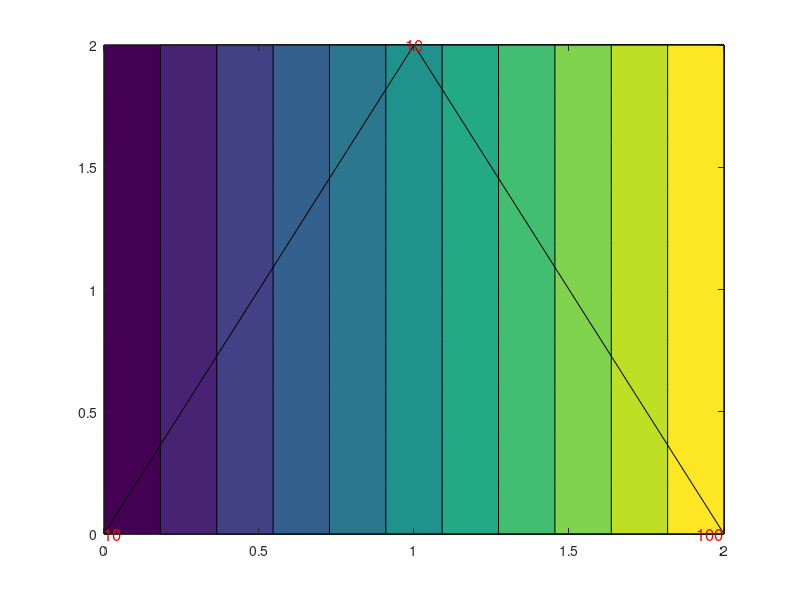

The MATLAB script that drew this image:
clc;
clear;
close all;

T = [10; 10; 100];
P = [0,0; 
     2,0; 
     1,2;
     0,0];

count = 0;
O     = zeros(121,2); 
T_O   = zeros(121,1);
for i = 0:0.2:2
    for j = 0:0.2:2
        count = count + 1;
        O(count, 1) = i;
        O(count, 2) = j;
    end
end

% O = [0.2,1.2];
lambda_1 = zeros(121,1);
lambda_2 = zeros(121,1);
lambda_3 = zeros(121,1);

det_T    = ( (P(1,2) - P(2,2)) * (P(3,1) - P(2,1)) + (P(2,1) - P(1,1)) * (P(3,2) - P(2,2)) );
for i = 1:121
    lambda_1(i) = ( (P(1,2) - P(2,2)) * (O(i,1) - P(2,1)) + (P(2,1) - P(3,1)) * (O(i,2) - P(2,2)) ) / det_T; 
    lambda_2(i) = ( (P(2,2) - P(3,2)) * (O(i,1) - P(2,1)) + (P(3,1) - P(2,1)) * (O(i,2) - P(2,2)) ) / det_T; 
    lambda_3(i) = 1 - lambda_1(i) - lambda_2(i);
    T_O(i)      = (lambda_1(i) * T(1,1) + lambda_2(i) * T(2,1) + lambda_3(i) * T(3,1)) ...
                / (lambda_1(i) + lambda_2(i) + lambda_3(i));
end
T_O_resh = reshape(T_O, [11 11]);
xx = repmat(0:0.2:2,11, 1);
yy = repmat((0:0.2:2)',1, 11);
contourf(xx, yy, T_O_resh); hold on
plot(P(:,1),P(:,2), 'k'); hold on
text(P(3,1),P(3,2), int2str(T(1,1)), 'Color', 'r', 'FontSize', 12, 'HorizontalAlignment', 'center');
text(P(1,1),P(1,2), int2str(T(2,1)), 'Color', 'r', 'FontSize', 12, 'HorizontalAlignment', 'left');
text(P(2,1),P(2,2), int2str(T(3,1)), 'Color', 'r', 'FontSize', 12, 'HorizontalAlignment', 'right');